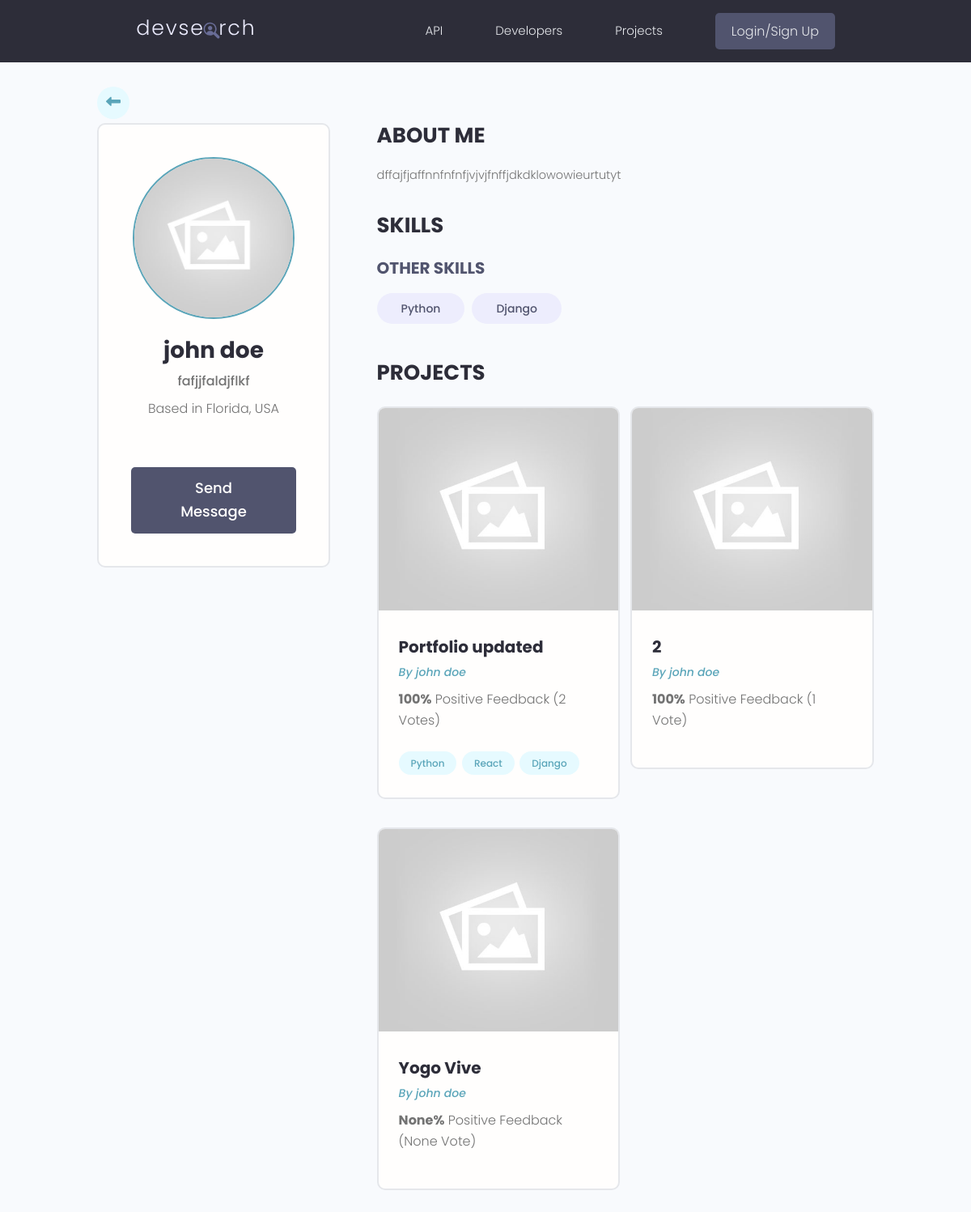
The page /profile/985d94f1-e52f-424c-b6f5-4a44f314c7c1 on the database its author committed.
### users/models.py (models this page shows, shortened)
class Profile(models.Model):
    user = models.OneToOneField(User, null=True, on_delete=models.CASCADE, blank=True) #one user can have one profile, one profile can have one user
    name = models.CharField(max_length=200, null=True, blank=True)
    email = models.EmailField(max_length=500, null=True, blank=True, unique=True)
    username = models.CharField(max_length=200, null=True, blank=True)
    location = models.CharField(max_length=200, null=True, blank=True)
    short_intro = models.CharField(max_length=200, null=True, blank=True)
    bio = models.TextField(null=True, blank=True)
    profile_image = models.ImageField(upload_to='profiles/', default='')
    social_github = models.CharField(max_length=200, null=True, blank=True)
    social_twitter = models.CharField(max_length=200, null=True, blank=True)
    social_linkedin = models.CharField(max_length=200, null=True, blank=True)
    social_youtube = models.CharField(max_length=200, null=True, blank=True)
    social_website = models.CharField(max_length=200, null=True, blank=True)
    created = models.DateTimeField(auto_now_add=True)
    id = models.UUIDField(default=uuid.uuid4, unique=True, primary_key=True, editable=False)
    class Meta:
        ordering = ['-created']
    @property
    def imageURL(self):
        try:
            url = self.profile_image.url
        except:
            url = '/static/images/user-default.png'
        return url

class Skill(models.Model):
    owner = models.ForeignKey(Profile, null=True, blank=True, on_delete=models.CASCADE) #one profile can have many skills (parent-child relationship)
    name = models.CharField(max_length=200, null=True, blank=True)
    description = models.TextField(null=True, blank=True)
    created = models.DateTimeField(auto_now_add=True) #auto_now_add=True will automatically add when we create a new project
    id = models.UUIDField(default=uuid.uuid4, unique=True, primary_key=True, editable=False)

### projects/models.py (models this page shows, shortened)
class Project(models.Model):
    owner = models.ForeignKey(Profile, null=True, blank=True, on_delete=models.CASCADE)
    title = models.CharField(max_length=200) #Charfield is a small field compare to TextField
    description = models.TextField(null=True, blank=True) #null=True means that this field is optional
    featured_image = models.ImageField(upload_to='projects/', default='')
    demo_link = models.CharField(max_length=2000, null=True, blank=True)
    source_link = models.CharField(max_length=2000, null=True, blank=True)
    tags = models.ManyToManyField('Tag', blank=True) #ManyToManyField is a field that can have many tags
    vote_total = models.IntegerField(default=0, null=True, blank=True)
    vote_ratio = models.IntegerField(default=0, null=True, blank=True)
    created = models.DateTimeField(auto_now_add=True) #auto_now_add=True will automatically add when we create a new project
    id = models.UUIDField(default=uuid.uuid4, unique=True, primary_key=True, editable=False) #uuid4 is a random id, editable=False means that we can't edit this id
    class Meta:
        ordering = ['-vote_ratio', '-vote_total', 'title'] #order the projects by vote ratio and vote total
    @property
    def imageURL(self):
        try:
            url = self.featured_image.url
        except:
            url = ''
        return url

class Tag(models.Model):
    name = models.CharField(max_length=200)
    created = models.DateTimeField(auto_now_add=True)
    id = models.UUIDField(default=uuid.uuid4, unique=True, primary_key=True, editable=False)
    def __str__(self):
        return self.name

### users/views.py (the view)
# urls.py: path('profile/<str:pk>', views.userProfile, name='user-profile'),
def userProfile(request, pk):
    profile = Profile.objects.get(id=pk)
    topSkills = profile.skill_set.exclude(description__exact="") #exclude the skills that have no description
    otherSkills = profile.skill_set.filter(description="") #filter the skills that have no description
    context = {'profile': profile, 'topSkills': topSkills, 'otherSkills': otherSkills}
    return render(request, 'users/user-profile.html', context)

### users/templates/users/user-profile.html (shortened to what this page needs)
{% extends 'main.html' %}
{% block content %}
<main class="profile my-md">
    <div class="container">
      <a class="backButton" href="{% url 'profiles' %}"><i class="fa-solid fa-left-long"></i></a>
      <div class="layout">
        <div class="column column--1of3">
          <div class="card text-center">
            <div class="card__body dev">
              <img class="avatar avatar--xl" src="{{ profile.imageURL }}" />
              <h2 class="dev__name">{{profile.name}}</h2>
              <p class="dev__title">{{profile.short_intro}}</p>
              <p class="dev__location">Based in {{profile.location}}</p>
              {% if request.user.profile.id != profile.id %}
              <a href="{% url 'create-message' profile.id %}" class="btn btn--sub btn--lg">Send Message</a>
              {% endif %}
            </div>
          </div>
        </div>
        <div class="column column--2of3">
          <div class="devInfo">
            <h3 class="devInfo__title">About Me</h3>
            <p class="devInfo__about">{{profile.bio}}</p>
          </div>
          <div class="devInfo">
            <h3 class="devInfo__title">Skills</h3>
            <div class="devInfo__skills">
              <h3 class="devInfo__subtitle">Other Skills</h3>
              <div class="devInfo__otherSkills">
                {% for skill in otherSkills %}
                <span class="tag tag--pill tag--sub tag--lg">
                  <small>{{skill.name}}</small>
                </span>
                {% endfor %}
              </div>
            </div>
          </div>
          <div class="devInfo">
            <h3 class="devInfo__title">Projects</h3>
            <div class="grid grid--two">
                {% for project in profile.project_set.all %}
              <div class="column">
                <div class="card project">
                  <a href="{% url 'project' project.id %}" class="project">
                    <img class="project__thumbnail" src="{{project.imageURL}}" alt="project thumbnail" />
                    <div class="card__body">
                      <h3 class="project__title">{{project.title}}</h3>
                      <p><a class="project__author" href="{% url 'user-profile' project.owner.id %}">By {{project.owner.name}}</a></p>
                      <p class="project--rating">
                        <span style="font-weight: bold;">{{project.vote_ratio}}%</span> Positive
                        Feedback ({{project.vote_total}} Vote{{project.vote_total|pluralize:"s"}})
                      </p>
                      <div class="project__tags">
                        {% for tag in project.tags.all %}
                        <span class="tag tag--pill tag--main">
                          <small>{{tag}}</small>
                        </span>
                        {% endfor %}
                      </div>
                    </div>
                  </a>
                </div>
              </div>
                {% endfor %}
            </div>
          </div>
        </div>
      </div>
    </div>
  </main>
{% endblock content %}

### static/styles/app.css (style rules this page uses)
:root { --color-sub: #2d2d39; }
.btn--sub { background-color: var(--color-sub-light); }
.card { border: 2px solid var(--color-light); }
img { width: 100%; }
.profile .card > .dev { padding: 4rem; }
.dev__name { color: var(--color-sub); font-size: 2.8rem; font-weight: 700; margin-top: 1rem; margin-bottom: 0.5rem; }
.dev__title { font-size: 1.6rem; font-weight: 500; line-height: 1.3; }
.dev__location { margin-top: 1rem; }
.devInfo { margin-bottom: 3rem; }
.devInfo__title, .devInfo__subtitle { font-size: 2.6rem; color: var(--color-sub); text-transform: uppercase; font-weight: 700; margin-bottom: 1.5rem; }
.devInfo__subtitle { font-size: 2rem; color: var(--color-sub-light); }
.devInfo__about, .devSkill__info { font-size: 1.45rem; line-height: 1.7; text-align: justify; }
.project__author { font-size: 1.4rem; font-style: italic; }
.project--rating { margin-bottom: 1.6em; margin-top: .5em; }
.project__thumbnail { height: 25rem; object-fit: cover; object-position: top center; }
.project__title { font-size: 2rem; font-weight: 700; color: var(--color-sub); }
.backButton { background: var(--color-main-light); color: var(--color-main); width: 4rem; height: 4rem; display: flex; align-items: center; justify-content: center; border-radius: 50%; }
.backButton i { font-size: 1.8rem; }

### static/uikit/styles/modules/_variables.css (style rules this page uses)
:root { --color-main: #5aa5b9; --color-main-light: #e6faff; --color-sub: #3f4156; --color-sub-light: #51546e; --color-sub-lighter: #ededfd; --color-text: #737373; --color-gray: #8b8b8b; --color-light: #e5e7eb; --color-light-gray: #767676; --color-bg: #f8fafd; --color-white: #fffefd; --color-white-light: #f3f3f3; --color-success: #359e64; --color-success-bg: #def8e8; --color-error: #fc4b0b; --color-error-bg: #fff2ee; --font-base: 'Poppins', arial, helvetica, 'Segoe UI', roboto, ubuntu, sans-serif; --font-monospace: 'Fira Code', 'Courier New', courier, monospace; --font-regular: 300; --font-medium: 500; --font-bold: 700; --generic-shadow: 1px 1px 5px #00000010; --generic-transition: all 0.3s ease-in-out; }

### static/uikit/styles/modules/_base.css (style rules this page uses)
* { margin: 0; padding: 0; box-sizing: border-box; text-rendering: optimizeLegibility; color: inherit; font-size: inherit; }
html { font-size: 50%; }
@media only screen and (min-width: 480px) { html { font-size: 56.25%; } }
@media only screen and (min-width: 1200px) { html { font-size: 62.5%; } }
body { line-height: 1.6; font-weight: 400; font-size: 1.5rem; color: var(--color-text); background-color: var(--color-bg); min-height: 100vh; }

### static/uikit/styles/modules/_typography.css (style rules this page uses)
* { font-family: var(--font-base); }
h2 { font-size: 3.6rem; font-weight: var(--font-bold); }
h3 { font-size: 3.2rem; font-weight: var(--font-medium); }
p, span, strong { font-size: 1.6rem; color: var(--color-text); font-weight: var(--font-regular); }
a { padding-bottom: 2px; text-decoration: none; display: inline-block; color: var(--color-main); font-weight: var(--font-medium); }

### static/uikit/styles/modules/_utilities.css (style rules this page uses)
.container { width: 92%; max-width: 165rem; margin: 0 auto; box-sizing: border-box; }
@media screen and (min-width: 1000px) { .container { width: 90%; } }
@media screen and (min-width: 1200px) { .container { width: 80%; } }
.text-center { text-align: center; }
.my-md { margin: 3rem auto; }

### static/uikit/styles/modules/_avatar.css (style rules this page uses)
.avatar { border-radius: 50%; border: 2px solid var(--color-main); object-fit: cover; }
.avatar--xl { height: 20rem; width: 20rem; }

### static/uikit/styles/modules/_button.css (style rules this page uses)
.btn { display: inline-block; position: relative; cursor: pointer; background-color: var(--color-light); font-weight: var(--font-medium); color: var(--color-sub); text-decoration: none; padding: 1rem 2rem; border-radius: 0.5rem; border: none; width: -webkit-fit-content; width: -moz-fit-content; width: fit-content; height: -webkit-fit-content; height: -moz-fit-content; height: fit-content; font-size: 1.6rem; outline-width: 0; outline-color: transparent; -webkit-backface-visibility: hidden; backface-visibility: hidden; transition: all 0.3s ease-in-out; }
.btn--sub { background-color: var(--color-sub); color: var(--color-white); }
.btn--lg { font-size: 1.8rem; padding: 1.2rem 4.5rem; }

### static/uikit/styles/modules/_card.css (style rules this page uses)
.card { border-radius: 1rem; background-color: var(--color-white); border: 1.5px solid var(--color-light); width: auto; height: auto; margin-top: 0.5rem; margin-bottom: 0.5rem; overflow: hidden; }
.card__body, .card__header { padding: 2rem 2.5rem; }

### static/uikit/styles/modules/_layout.css (style rules this page uses)
.layout { display: flex; flex-flow: row wrap; justify-content: space-between; }
.layout > .column { margin-bottom: 3rem; }
.layout > .column.column--1of3 { flex-basis: 30%; }
.layout > .column.column--2of3 { flex-basis: 64%; }

### rows shown on the page
Profile: imageURL (placeholder picture), name "john doe", short_intro "fafjjfaldjflkf", location "Florida, USA", bio "dffajfjaffnnfnfnfjvjvjfnffjdkdklowowieurtutyt"
Skill: name "Python"
Skill: name "Django"
Project: imageURL (placeholder picture), title "Portfolio updated", owner.name "john doe", vote_ratio "100", vote_total "2"
Tag: name "Python"
Tag: name "React"
Tag: name "Django"
Project: imageURL (placeholder picture), title "2", owner.name "john doe", vote_ratio "100", vote_total "1"
Project: imageURL (placeholder picture), title "Yogo Vive", owner.name "john doe", vote_ratio "None", vote_total "None"
